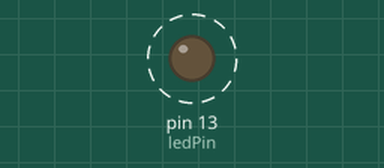
Recording of a sketch running on a simulated Arduino Uno, built with avr-gcc and run on an emulated ATmega328P. Parts: output pins drawn as LEDs (lit = HIGH). Dashed ring = blinking.

Above: at 0.05 s.
Timing chart, 0 to 3.0 s (numbered marks = the images above):
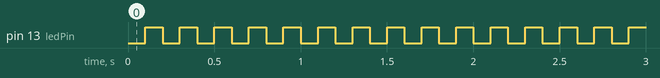

The sketch:

blink_without_delay.ino
```cpp
const int ledPin = LED_BUILTIN;

bool ledState = LOW;
unsigned long previousMillis = 0;
const unsigned long interval = 100;  // 100 ms per toggle = 5 full blinks/sec

void setup() {
  pinMode(ledPin, OUTPUT);
}

void loop() {
  unsigned long currentMillis = millis();

  if (currentMillis - previousMillis >= interval) {
    previousMillis = currentMillis;
    ledState = !ledState;
    digitalWrite(ledPin, ledState);
  }
}
```

Measured:
- by itself, pin 13 (ledPin): alternates HIGH for 0.10 s and LOW for 0.10 s
